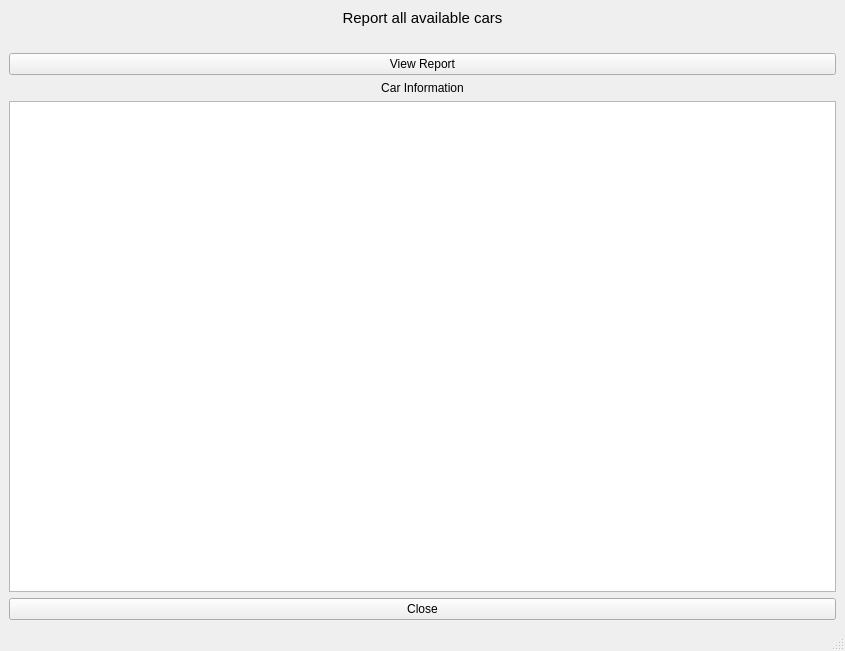
<?xml version="1.0" encoding="UTF-8"?>
<ui version="4.0">
 <class>Report_ExistingCar</class>
 <widget class="QMainWindow" name="Report_ExistingCar">
  <property name="geometry">
   <rect>
    <x>0</x>
    <y>0</y>
    <width>845</width>
    <height>651</height>
   </rect>
  </property>
  <property name="windowTitle">
   <string>MainWindow</string>
  </property>
  <widget class="QWidget" name="centralwidget">
   <layout class="QVBoxLayout" name="verticalLayout">
    <item>
     <widget class="QLabel" name="label">
      <property name="font">
       <font>
        <pointsize>11</pointsize>
       </font>
      </property>
      <property name="text">
       <string>Report all available cars</string>
      </property>
      <property name="alignment">
       <set>Qt::AlignCenter</set>
      </property>
     </widget>
    </item>
    <item>
     <widget class="QLabel" name="label_2">
      <property name="text">
       <string/>
      </property>
     </widget>
    </item>
    <item>
     <widget class="QPushButton" name="pushButton">
      <property name="text">
       <string>View Report</string>
      </property>
     </widget>
    </item>
    <item>
     <widget class="QLabel" name="label_4">
      <property name="text">
       <string>Car Information</string>
      </property>
      <property name="alignment">
       <set>Qt::AlignCenter</set>
      </property>
     </widget>
    </item>
    <item>
     <widget class="QTableView" name="tableView"/>
    </item>
    <item>
     <widget class="QPushButton" name="pushButton_close">
      <property name="text">
       <string>Close</string>
      </property>
     </widget>
    </item>
   </layout>
  </widget>
  <widget class="QMenuBar" name="menubar">
   <property name="geometry">
    <rect>
     <x>0</x>
     <y>0</y>
     <width>845</width>
     <height>25</height>
    </rect>
   </property>
  </widget>
  <widget class="QStatusBar" name="statusbar"/>
 </widget>
 <resources/>
 <connections/>
</ui>
